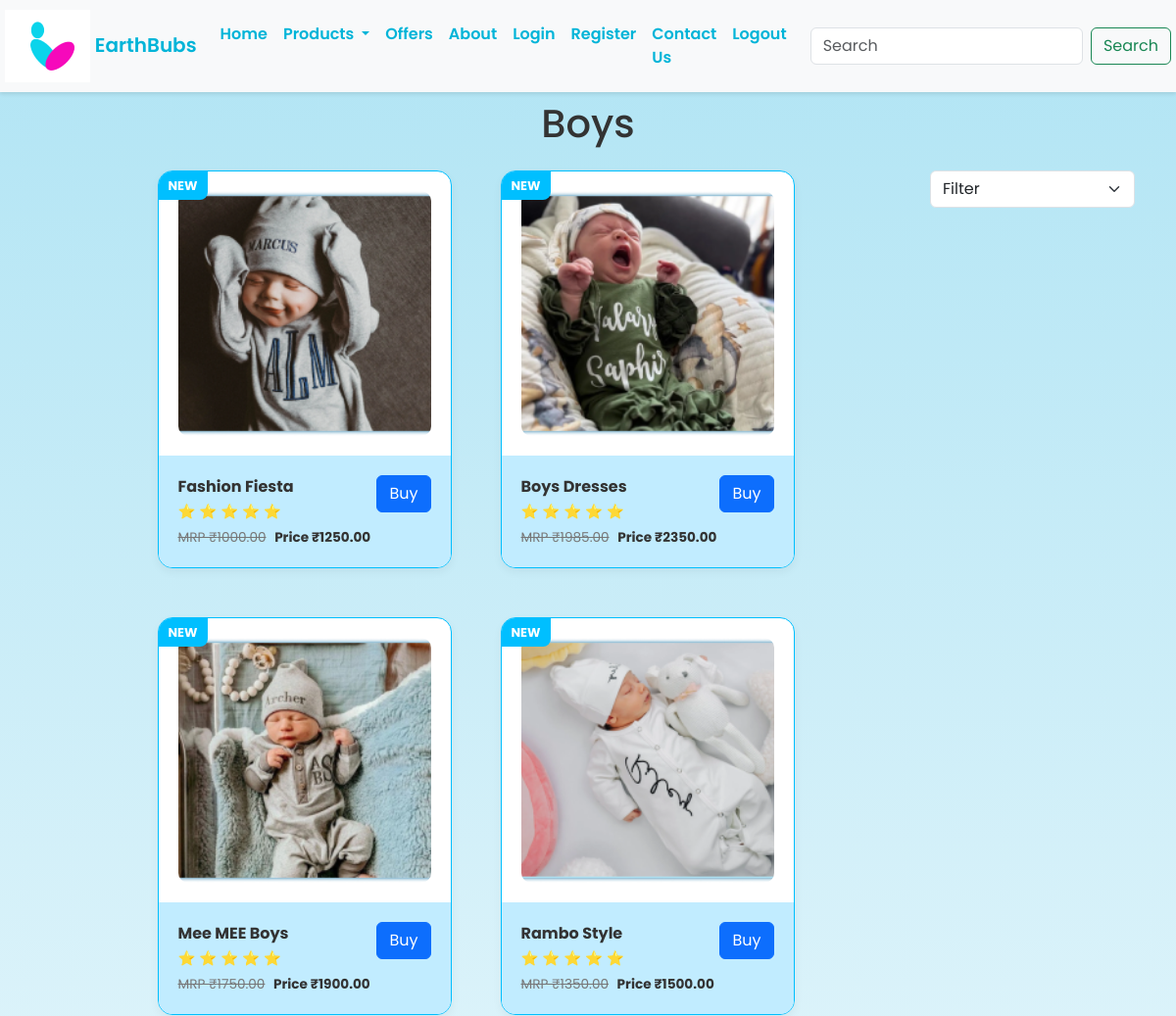
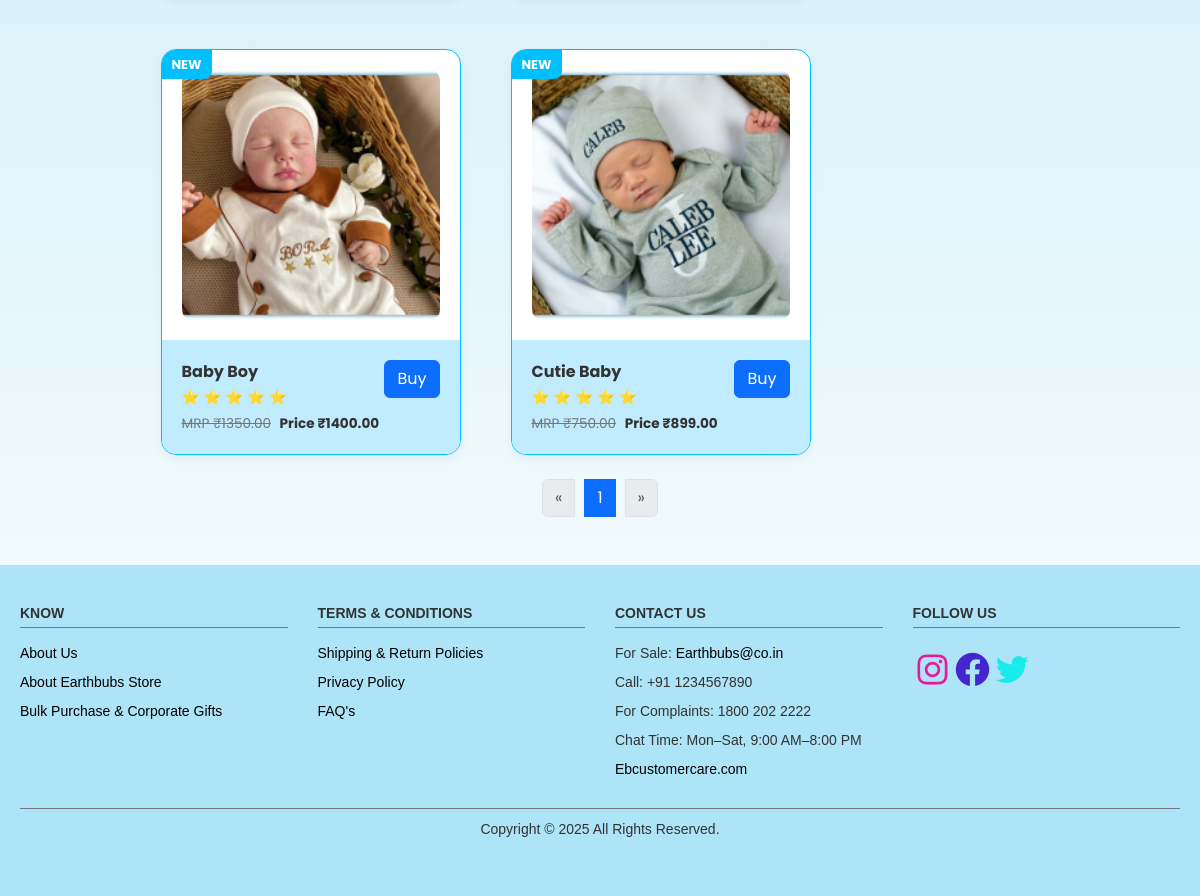
/boys/, run on the app's committed database (2 pictures, top to bottom).
### store/models.py (models this page shows, shortened)
class Product(models.Model):
    name = models.CharField(max_length=100)
    price = models.DecimalField(max_digits=10, decimal_places=2)
    mrp = models.DecimalField(max_digits=10, decimal_places=2, null=True, blank=True)
    created_at = models.DateTimeField(default=timezone.now)
    image = models.ImageField(upload_to='products/')
    category = models.CharField(max_length=50, choices=CATEGORY_CHOICES, default='all')
    rating = models.DecimalField(max_digits=2, decimal_places=1, default=0.0)

### store/views.py (the view)
# urls.py: path('boys/', views.boys_list, name='boys_list'),
def boys_list(request):
    products = Product.objects.filter(category__iexact="boys").order_by('-created_at')
    paginator = Paginator(products, 6)
    page_number = request.GET.get('page')
    page_obj = paginator.get_page(page_number)
    return render(request, "products.html", {"page_obj": page_obj, "title": "Boys"})

### store/templates/products.html (shortened to what this page needs)
{% extends 'base.html' %}
{% load static %}
{% block content %}
<div class="container my-5">
    <h1 class="mb-4 text-center" style="padding-top: 30px; margin: 20px;">{{ title }}</h1>
    <select class="form-select w-auto" id="priceFilter" style="margin-bottom: 20px; margin-left: 20px; float: right;">
      <option value="all">Filter</option>
    </select>
    <div class="products-container">
        {% for product in page_obj %}
        <div class="product-card" class="col-md-4 mb-4">
            <div class="new-label">NEW</div>
            <div class="product-image">
                {% if product.image %}
                <img src="{{ product.image.url }}" alt="{{ product.name }}">
                {% else %}
                <img src="{% static 'img/placeholder.png' %}" alt="No image available">
                {% endif %}
            </div>
            <div class="product-footer">
                <div class="product-info">
                    <span class="product-name">{{ product.name }}</span>
                    <div class="rating">
                        {% for i in "12345"|slice:":product.rating" %}
                            ⭐
                        {% endfor %}
                    </div>
                    <div class="price-info">
                        {% if product.mrp %}
                        <span class="mrp">MRP ₹{{ product.mrp }}</span>
                        {% endif %}
                        <span class="price">Price ₹{{ product.price }}</span>
                    </div>
                </div>
{% if product.id %}
    <a href="{% url 'add_to_cart' product.id %}" class="btn btn-primary">Buy</a>
{% endif %}
            </div>
        </div>
        {% empty %}
        <p>No products found.</p>
        {% endfor %}
    </div>
    <nav aria-label="Page navigation example" class="mt-4">
      <ul class="pagination justify-content-center">
        {% if page_obj.has_previous %}
          <li class="page-item">
            <a class="page-link" href="?page={{ page_obj.previous_page_number }}" aria-label="Previous">
              <span aria-hidden="true">&laquo;</span>
            </a>
          </li>
        {% else %}
          <li class="page-item disabled">
            <span class="page-link" aria-hidden="true">&laquo;</span>
          </li>
        {% endif %}
        {% for num in page_obj.paginator.page_range %}
          {% if page_obj.number == num %}
            <li class="page-item active" aria-current="page">
              <span class="page-link">{{ num }}</span>
            </li>
          {% else %}
            <li class="page-item"><a class="page-link" href="?page={{ num }}">{{ num }}</a></li>
          {% endif %}
        {% endfor %}
        {% if page_obj.has_next %}
          <li class="page-item">
            <a class="page-link" href="?page={{ page_obj.next_page_number }}" aria-label="Next">
              <span aria-hidden="true">&raquo;</span>
            </a>
          </li>
        {% else %}
          <li class="page-item disabled">
            <span class="page-link" aria-hidden="true">&raquo;</span>
          </li>
        {% endif %}
      </ul>
    </nav>
</div>
{% endblock %}

### store/templates/base.html (shortened to what this page needs)
{% load static %}
<!DOCTYPE html>
<html lang="en">
<head>
    <link href="https://cdn.jsdelivr.net/npm/bootstrap@5.3.3/dist/css/bootstrap.min.css" rel="stylesheet">
    {% load static %}
    <link rel="stylesheet" href="{% static 'css/style.css' %}">
    <link rel="stylesheet" href="https://cdn.jsdelivr.net/npm/boxicons@2.1.4/css/boxicons.min.css">
</head>
<body>
    {% include 'includes/nav.html' %}
    {% block content %}{% endblock %}
    {% include 'includes/footer.html' %}
</body>
</html>

### store/templates/includes/nav.html (shortened to what this page needs)
{% load static %}
<nav class="navbar navbar-expand-lg navbar-light bg-light">
    <a class="navbar-brand" href="{% url 'home' %}">
        <img src="{% static 'images/logo.png' %}" alt="EarthBubs Logo" class="navbar-logo">
        EarthBubs
    </a>
    <div class="collapse navbar-collapse" id="navbarNav">
        <ul class="navbar-nav ms-auto">
            <li class="nav-item">
                <a class="nav-link" href="{% url 'home' %}">Home</a>
            </li>
            <li class="nav-item dropdown">
                <a class="nav-link dropdown-toggle" href="#" id="navbarDropdown" role="button"
                    data-bs-toggle="dropdown" aria-expanded="false">
                    Products
                </a>
            </li>
            <li class="nav-item">
                <a class="nav-link" href="{% url 'offers_list' %}">Offers</a>
            </li>
            <li class="nav-item">
                <a class="nav-link" href="{% url 'about' %}">About</a>
            </li>
            <li class="nav-item">
                <a class="nav-link" href="{% url 'login' %}">Login</a>
            </li>
            <li class="nav-item">
                <a class="nav-link" href="{% url 'register' %}">Register</a>
            </li>
            <li class="nav-item">
                <a class="nav-link" href="{% url 'contact' %}">Contact Us</a>
            </li>
            <li class="nav-item">
                <a class="nav-link" href="{% url 'logout' %}">Logout</a>
            </li>
        </ul>
        <form class="d-flex ms-3">
            <input class="form-control me-2" type="search" placeholder="Search">
            <button class="btn btn-outline-success" type="submit">Search</button>
        </form>
    </div>
</nav>

### store/templates/includes/footer.html
{%load static %}
<footer class="site-footer">
    <div class="footer-container">
        <div class="footer-column">
            <h4>KNOW</h4>
            <ul>
                <li><a href="#">About Us</a></li>
                <li><a href="#">About Earthbubs Store</a></li>
                <li><a href="#">Bulk Purchase & Corporate Gifts</a></li>
            </ul>
        </div>
        <div class="footer-column">
            <h4>TERMS & CONDITIONS</h4>
            <ul>
                <li><a href="#">Shipping & Return Policies</a></li>
                <li><a href="#">Privacy Policy</a></li>
                <li><a href="#">FAQ's</a></li>
            </ul>
        </div>
        <div class="footer-column">
            <h4>CONTACT US</h4>
            <ul>
                <li>For Sale: <a href="mailto:Earthbubs@co.in">Earthbubs@co.in</a></li>
                <li>Call: +91 1234567890</li>
                <li>For Complaints: 1800 202 2222</li>
                <li>Chat Time: Mon–Sat, 9:00 AM–8:00 PM</li>
                <li><a href="#">Ebcustomercare.com</a></li>
            </ul>
        </div>
        <div class="footer-column">
            <h4>FOLLOW US</h4>
            <div class="social-icons">
                <a href="#"><i class='bx bxl-instagram bx-tada' style='color:#ec189b' ></i></a>
                <a href="#"><i class='bx bxl-facebook-circle bx-spin' style='color:#4525d2' ></i></a>
                <a href="#"><i class='bx bxl-twitter bx-burst' style='color:#18eceb' ></i></a>
            </div>
        </div>
    </div>
    <div class="footer-bottom">
        <p>Copyright © 2025 All Rights Reserved.</p>
    </div>
</footer>

### store/static/css/style.css (style rules this page uses)
body { font-family: 'Poppins', sans-serif; background: linear-gradient(to bottom, #B0E4F4, #ffffff); color: #333; }
.navbar { background-color: #B0E4F4; position: fixed; top: 0; width: 100%; z-index: 1000; box-shadow: 0 2px 4px rgba(0,0,0,0.1); padding: 5px; }
.navbar-brand, .nav-link { font-weight: 600; color: #00B4D8 !important; }
.products-container { display: flex; justify-content: center; flex-wrap: wrap; gap: 50px; }
.product-card { position: relative; width: 300px; border: 1px solid #00bfff; border-radius: 14px; overflow: hidden; background: white; box-shadow: 0 4px 10px rgba(0,0,0,0.05); }
.new-label { position: absolute; top: 0; left: 0; background: #00bfff; color: white; padding: 5px 10px; font-weight: bold; font-size: 0.8rem; border-bottom-right-radius: 8px; }
.product-image { padding: 20px; }
.product-image img { width: 100%; height: 200px; border-radius: 10px; }
.product-footer { background: #c1ecff; padding: 20px; display: flex; justify-content: space-between; align-items: flex-start; }
.product-info { text-align: left; }
.product-name { font-weight: bold; display: block; margin-bottom: 3px; }
.rating { font-size: 0.9rem; color: gold; margin-bottom: 5px; }
.price-info { font-size: 0.85rem; }
.mrp { text-decoration: line-through; color: #777; margin-right: 5px; }
.price { font-weight: bold; }
.pagination { margin-top: 20px; text-align: center; }
.pagination span { margin: 0 10px; color: #666; }
.site-footer { background-color: #aee4f7; padding: 40px 20px; font-family: Arial, sans-serif; }
.footer-container { display: grid; grid-template-columns: repeat(4, 1fr); gap: 30px; border-bottom: 1px solid #777; padding-bottom: 20px; }
.footer-column h4 { font-size: 14px; font-weight: bold; border-bottom: 1px solid #777; padding-bottom: 5px; margin-bottom: 15px; }
.footer-column ul { list-style: none; padding: 0; margin: 0; }
.footer-column ul li { font-size: 14px; margin-bottom: 8px; }
.footer-column ul li a { color: black; text-decoration: none; }
.social-icons { display: flex; flex-direction: row; margin-right: 30px; margin-top: 10px; font-weight: bold; font-size: 40px; }
.footer-bottom { text-align: center; padding-top: 10px; font-size: 14px; }
.product-card { border-radius: 15px; overflow: hidden; transition: transform 0.2s ease, box-shadow 0.2s ease; }
.product-card img { height: 250px; object-fit: cover; }

### data on the page
Product: image (picture), name "Fashion Fiesta", mrp "1000.00", price "1250.00", shows "Buy"
Product: image (picture), name "Boys Dresses", mrp "1985.00", price "2350.00", shows "Buy"
Product: image (picture), name "Mee MEE Boys", mrp "1750.00", price "1900.00", shows "Buy"
Product: image (picture), name "Rambo Style", mrp "1350.00", price "1500.00", shows "Buy"
Product: image (picture), name "Baby Boy", mrp "1350.00", price "1400.00", shows "Buy"
Product: image (picture), name "Cutie Baby", mrp "750.00", price "899.00", shows "Buy"

### other printed values
{{ title }} "Boys"
{{ num }} "1"
